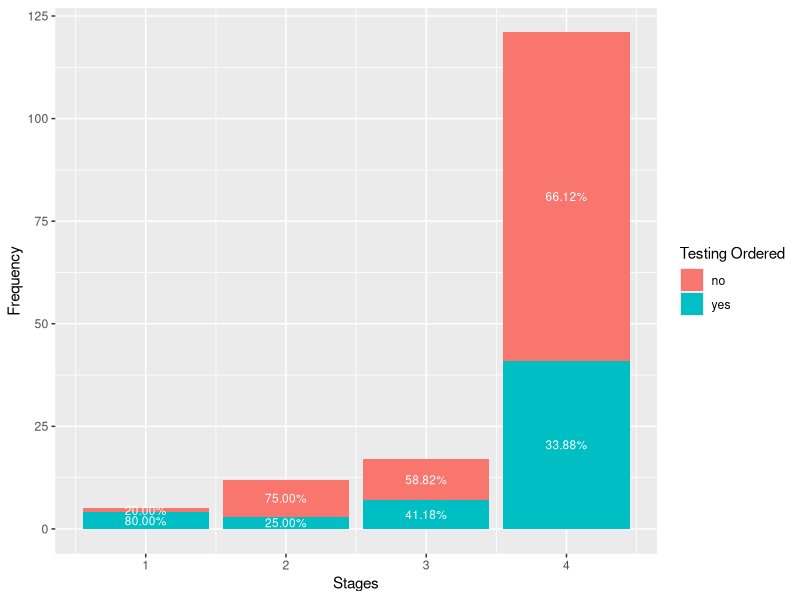
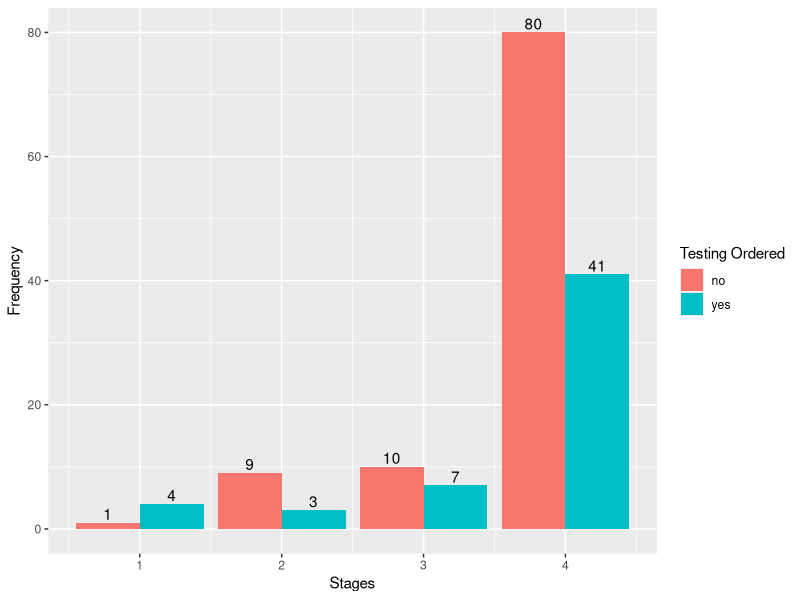
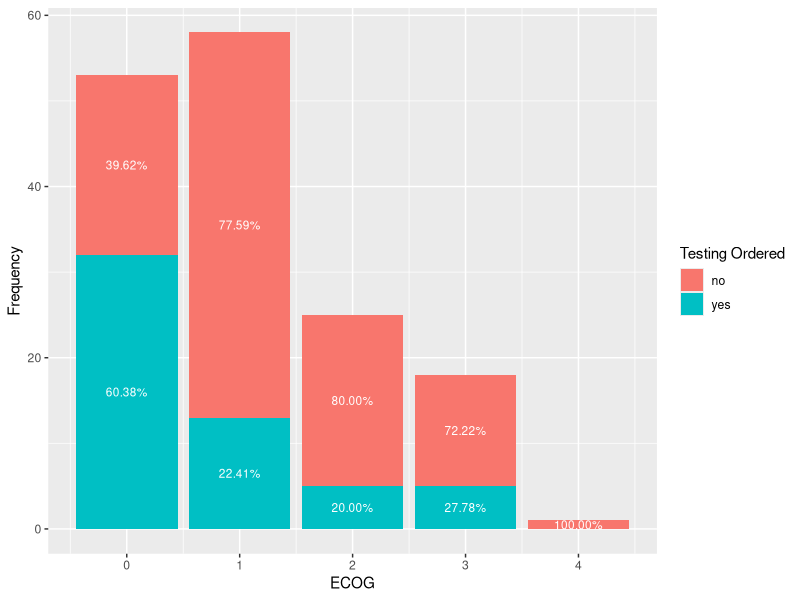
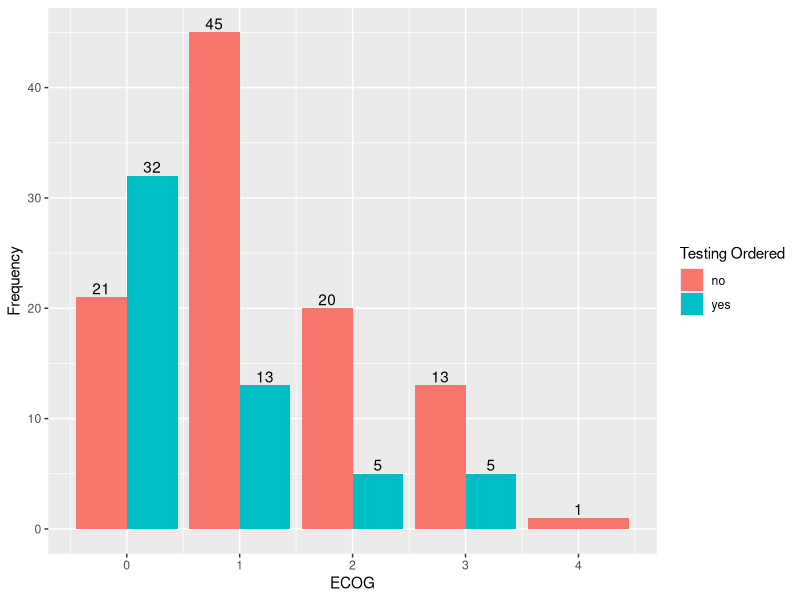
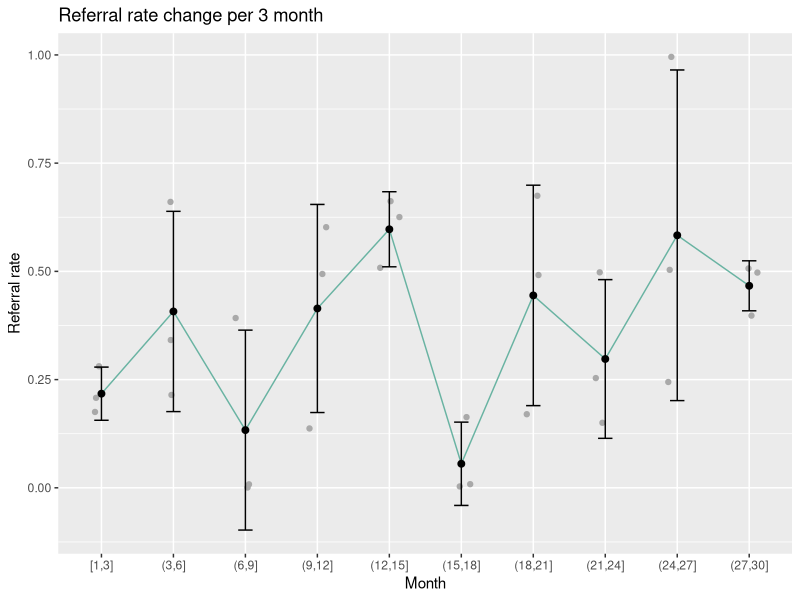
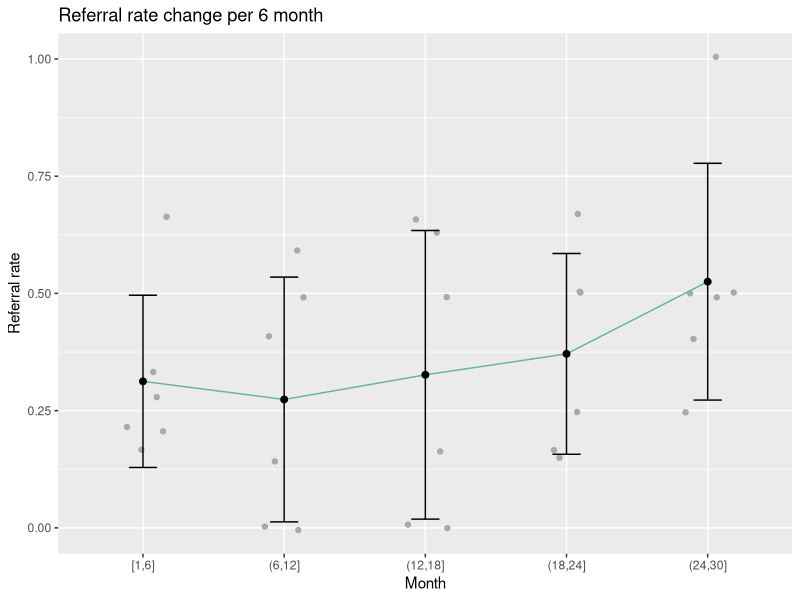

The R script that drew these images, in order:
## ---- chunk 1
knitr::opts_chunk$set(echo = TRUE)
## ---- chunk 2
#package we use
library(readr)
library(stringr)
library(ggplot2)
library(dplyr)
library(stringr)
## ---- chunk 3
#import data
dat <- read_csv('data.csv')
## ---- chunk 4
#second opinion tag 
dat$second_opinion <- str_detect(dat$`Reason No Referral`, pattern = 'second opinion') | str_detect(dat$`Somatic Testing
(y,n,other)`, pattern = 'second opinion')

#number of patients with second opinion
sum(dat$second_opinion)

#the data we will use for the further analysis(exclude patients with second opinion)
dat_1 <- dat[dat$second_opinion == FALSE,]

#referral rate = ordered test / total number
#re-encoding 
dat_1$test <- ifelse(str_detect(dat_1$`Testing Ordered`, pattern = 'yes'), 1, 0)

#referral rate through time 
dat_1$`Initial Appt (#1-30)`[dat_1$`Initial Appt (#1-30)`> 15 & dat_1$`Initial Appt (#1-30)`< 16]  <- 15
dat_1$`Initial Appt (#1-30)`[dat_1$`Initial Appt (#1-30)`> 22 & dat_1$`Initial Appt (#1-30)`< 23]  <- 22

## ---- chunk 5
data<- dat_1

# probability that place genetic referrals
data$`Genetics Referrals`<- ifelse(data$`# Genetics Referrals` >0, "yes", "no")
sum(data$`Genetics Referrals` == "yes") / length(data$`Genetics Referrals`)
sum(data$`Genetics Referrals` == "no") / length(data$`Genetics Referrals`)

## ---- chunk 6
# probability that schedule genetic meeting
data$`Genetics Appt Scheduled`<- ifelse(data$`Genetics Appt Scheduled` == "yes", "yes" , "no")
data$`Genetics Appt Scheduled2`<- ifelse(data$`Genetics Appt Scheduled` == "yes", "yes" ,
                                      ifelse(data$`Genetics Appt Scheduled` =="no", "no", "other"))
sum(data$`Genetics Appt Scheduled` == "yes") / sum(data$`Genetics Referrals` == "yes")
## ---- chunk 7
data$`Attended Appt`[data$`Attended Appt` == "yes x2"] <- "yes"
data$`Attended Appt`[data$`Attended Appt` == "???" | data$`Attended Appt` == "n/a"] <- "NA"

data$`Attended Appt`<- ifelse(data$`Attended Appt` == "yes", "yes", "no")
data$`Attended Appt2`<- ifelse(data$`Attended Appt` == "yes", "yes", 
                            ifelse(data$`Attended Appt` == "no", "no", "other"))
# probability that attend the appointment
# sum(data$`Attended Appt` %in% 'yes') / sum(data$`Genetics Appt Scheduled` %in% 'yes')

## ---- chunk 8
data$`Testing Ordered`[data$`Testing Ordered` =="yes on second"]<- "yes"
data$`Testing Ordered`[data$`Testing Ordered` == "NO - PREVIOUSLY COMPLETED OUTSIDE" | data$`Testing Ordered` == "other - discussed DNA banking b/c hospice"]<- "no"
data$`Testing Ordered`[data$`Testing Ordered` =="??" | data$`Testing Ordered` =="n/a" ]<- "na"
data$`Testing Ordered`<- ifelse(data$`Testing Ordered` == "yes", "yes", "no")
data$`Testing Ordered2`<- ifelse(data$`Testing Ordered` == "yes", "yes", 
                               ifelse(data$`Testing Ordered` == "no","no","other"))
# probability that order genetic counseling 
# sum(data$`Testing Ordered` %in% 'yes') / sum(data$`Attended Appt` %in% 'yes')
## ---- chunk 9
#library(networkD3)
#source<- c("1st Step Accept","1st Step Accept","1st Step Reject","2nd Step Accept","2nd Step Accept","2nd Step Reject","3rd Step Accept","3rd Step Accept","3rd Step Reject","4th Step Reject")
#target<- c("2nd Step Accept","2nd Step Reject","Rejection 1","3rd Step Accept","3rd Step Reject","Rejection 2","4th Step Accept","4th Step Reject","Rejection 3","Rejection 4")
#value<- c(81,30,44,59,22,30,55,4,22,4)

#link<- data.frame(source,target,value)

#node <- data.frame(
 #name=c(as.character(link$source), as.character(link$target)) %>% 
    #unique()
  #)

#link$IDsource <- match(link$source, node$name)-1 
#link$IDtarget <- match(link$target, node$name)-1
 
#p2 <- sankeyNetwork(Links = link, Nodes = node,
                     #Source = "IDsource", Target = "IDtarget",
                     #Value = "value", NodeID = "name", 
                     #sinksRight=FALSE,fontSize=18)

#p2
## ---- chunk 10
data$`Testing Ordered` <- ifelse(str_detect(data$`Testing Ordered`, 'yes'), 'yes', 'no')
df5<- data %>%
  count(`Testing Ordered`,`Stage at Dx (#0-4)`) %>%
  arrange(`Testing Ordered`, desc(`Stage at Dx (#0-4)`)) %>% # Rearranging in stacking order  
  group_by(`Stage at Dx (#0-4)`) %>%
  mutate(Freq2 = cumsum(n), # Calculating position of stacked Freq
         prop = 100*n/sum(n))  # Calculating proportion of Freq

df5$label = paste0(sprintf("%.2f", df5$prop), "%")

ggplot(df5, aes(x = `Stage at Dx (#0-4)`, y = n, fill = `Testing Ordered`)) +
   geom_bar(position = position_stack(), stat = "identity") +
   geom_text(aes(label = label), position = position_stack(vjust = 0.5), size = 3, color="white")+
   ylab("Frequency")+
   xlab("Stages")
## ---- chunk 11
ggplot(df5, aes(x = `Stage at Dx (#0-4)`, y = n, fill = `Testing Ordered`)) +
   geom_bar(position = "dodge", stat = "identity") +
   geom_text(aes(label=n), position=position_dodge(width=0.9), vjust=-0.25)+
   ylab("Frequency")+
   xlab("Stages")
## ---- chunk 12

df6<- data %>%
  count(`Testing Ordered`,`ECOG at Initial (#0-4)`) %>%
  arrange(`Testing Ordered`, desc(`ECOG at Initial (#0-4)`)) %>% # Rearranging in stacking order  
  group_by(`ECOG at Initial (#0-4)`) %>%
  mutate(Freq2 = cumsum(n), # Calculating position of stacked Freq
         prop = 100*n/sum(n))  # Calculating proportion of Freq

df6$label = paste0(sprintf("%.2f", df6$prop), "%")

ggplot(df6, aes(x = `ECOG at Initial (#0-4)`, y = n, fill = `Testing Ordered`)) +
   geom_bar(position = position_stack(), stat = "identity") +
   geom_text(aes(label = label), position = position_stack(vjust = 0.5), size = 3, color="white")+
   ylab("Frequency")+
   xlab("ECOG")
## ---- chunk 13
ggplot(df6, aes(x = `ECOG at Initial (#0-4)`, y = n, fill = `Testing Ordered`)) +
   geom_bar(position = "dodge", stat = "identity") +
   geom_text(aes(label=n), position=position_dodge(width=0.9), vjust=-0.25)+
   ylab("Frequency")+
   xlab("ECOG")
## ---- chunk 14
#referral rate through time 
dat_2 <- dat_1
dat_2$`Initial Appt (#1-30)`[dat_2$`Initial Appt (#1-30)`> 15 & dat_2$`Initial Appt (#1-30)`< 16]  <- 15
dat_2$`Initial Appt (#1-30)`[dat_2$`Initial Appt (#1-30)`> 22 & dat_2$`Initial Appt (#1-30)`< 23]  <- 22

dat_2$cut_3 <- cut(dat_2$`Initial Appt (#1-30)`, c(1, seq(3, 30, by=3)), include.lowest = T) 
dat_2$cut_6 <- cut(dat_2$`Initial Appt (#1-30)`, c(1, seq(6, 30, by=6)), include.lowest = T) 

## ---- chunk 15
dat1 <- dat_2 %>% group_by(`Initial Appt (#1-30)`,cut_3) %>%
  summarize(referral_rate= sum(test)/ n(), cut_3) %>% distinct()

dat2 <- dat1 %>% group_by(cut_3) %>%
 summarise(sd = sd(referral_rate),
          referral_rate = mean(referral_rate))


ggplot(dat1 , aes(x = cut_3, y = referral_rate)) +
  geom_jitter(position = position_jitter(0.15), color = "darkgray") + 
  geom_line(aes(group = 1), color="#69b3a2", data = dat2) +
  geom_errorbar(data = dat2, aes(ymin = referral_rate-sd, ymax =referral_rate+sd), width = 0.2)  +
  geom_point(data = dat2, size = 2) + 
  labs(title="Referral rate change per 3 month", x="Month", y="Referral rate")
## ---- chunk 16
dat_2$cut_6 <- cut(dat_2$`Initial Appt (#1-30)`, c(1, seq(6, 30, by=6)), include.lowest = T) 

dat1 <- dat_2 %>% group_by(`Initial Appt (#1-30)`,cut_6) %>%
  summarize(referral_rate= sum(test)/ n(), cut_6) %>% distinct()

dat2 <- dat1 %>% group_by(cut_6) %>%
 summarise(sd = sd(referral_rate),
          referral_rate = mean(referral_rate))


ggplot(dat1 , aes(x = cut_6, y = referral_rate)) +
  geom_jitter(position = position_jitter(0.2), color = "darkgray") + 
  geom_line(aes(group = 1), data = dat2,  color="#69b3a2") +
  geom_errorbar(data = dat2, aes(ymin = referral_rate-sd, ymax =referral_rate+sd), width = 0.2)  +
  geom_point(data = dat2, size = 2)+ 
   labs(title="Referral rate change per 6 month", x="Month", y="Referral rate")
## ---- chunk 17
dat_3 <- dat[dat$second_opinion == TRUE, ]
nrow(dat_3)
nrow(dat_3 %>% filter(`# Genetics Referrals`>=1))
nrow(dat_3 %>% filter(`# Genetics Referrals`>=1&`Genetics Appt Scheduled`== 'yes'))
nrow(dat_3 %>% filter(`# Genetics Referrals`>=1&`Genetics Appt Scheduled`== 'yes'& `Attended Appt` == 'yes'))
sum(dat_3$`Testing Ordered` == 'yes')
## ---- chunk 18
#overall referral rate
sum(dat_1$test)/length(dat_1$test)

#referral rate before and after two options
#before
sum(dat_1$test[dat_1$`Initial Appt (#1-30)`<=22.2])/length(dat_1$test[dat_1$`Initial Appt (#1-30)`<=22.2])
#after
sum(dat$test[dat_1$`Initial Appt (#1-30)`>22.2])/length(dat_1$test[dat_1$`Initial Appt (#1-30)`>22.2])

## ---- chunk 19
#before and after two options

nrow(dat_1 %>% filter(`Initial Appt (#1-30)`<= 22.2)) #total patients before
nrow(dat_1 %>% filter(`Initial Appt (#1-30)` > 22.2)) #total patients after

nrow(dat_1 %>% filter(`Initial Appt (#1-30)`<= 22.2& `# Genetics Referrals`>=1)) #total patients who had referrals before 
nrow(dat_1 %>% filter(`Initial Appt (#1-30)`> 22.2& `# Genetics Referrals`>=1) ) #total patients who had referrals after


nrow(dat_1 %>% filter(`Initial Appt (#1-30)`<= 22.2 & `# Genetics Referrals`>=1&`Genetics Appt Scheduled`== 'yes'))#total patients who scheduled the appt before 
nrow(dat_1 %>% filter(`Initial Appt (#1-30)`> 22.2 & `# Genetics Referrals`>=1&`Genetics Appt Scheduled`== 'yes'))#total patients who scheduled the appt after

nrow(dat_1 %>% filter(`Initial Appt (#1-30)`<= 22.2 & `# Genetics Referrals`>=1&`Genetics Appt Scheduled`== 'yes'& `Attended Appt` == 'yes'))#total patients who scheduled the appt before
nrow(dat_1 %>% filter(`Initial Appt (#1-30)`> 22.2 & `# Genetics Referrals`>=1&`Genetics Appt Scheduled`== 'yes'& `Attended Appt` == 'yes'))#total patients who scheduled the appt after

nrow(dat_1 %>% filter(`Initial Appt (#1-30)`<= 22.2 & `# Genetics Referrals`>=1&`Genetics Appt Scheduled`== 'yes'& `Attended Appt` == 'yes'& `Testing Ordered` == 'yes'))#total patients who ordered the test before 
nrow(dat_1 %>% filter(`Initial Appt (#1-30)`> 22.2 & `# Genetics Referrals`>=1&`Genetics Appt Scheduled`== 'yes'& `Attended Appt` == 'yes'& `Testing Ordered` == 'yes'))#total patients who ordered the test after 


nrow(dat_1 %>% filter(`Initial Appt (#1-30)`> 22.2 & `# Genetics Referrals`>=1&`Genetics Appt Scheduled`== 'yes'& `Virtual Offered` %in% c('yes - preference', 'yes - preference (distance)', 'yes'))) # patients who prefered virtual and scheduled the test
nrow(dat_1 %>% filter(`Initial Appt (#1-30)`> 22.2 & `# Genetics Referrals`>=1&`Genetics Appt Scheduled`== 'yes'& `Virtual Offered` %in% c('no', 'no - preference'))) # patients who prefered person and scheduled the test

table(dat_1 %>% filter(`Initial Appt (#1-30)`> 22.2 & `# Genetics Referrals`>=1&`Genetics Appt Scheduled`== 'yes') %>% select(`Virtual Offered`))

nrow(dat_1 %>% filter(`Initial Appt (#1-30)`> 22.2 & `# Genetics Referrals`>=1&`Genetics Appt Scheduled`== 'yes'& `Attended Appt` == 'yes' & `Virtual Offered` %in% c('yes - preference', 'yes - preference (distance)', 'yes'))) # patients who prefered virtual and attended the test
nrow(dat_1 %>% filter(`Initial Appt (#1-30)`> 22.2 & `# Genetics Referrals`>=1&`Genetics Appt Scheduled`== 'yes'& `Attended Appt` == 'yes'& `Virtual Offered` %in% c('no', 'no - preference'))) # patients who prefered person and attended the test

table(dat_1 %>% filter(`Initial Appt (#1-30)`> 22.2 & `# Genetics Referrals`>=1&`Genetics Appt Scheduled`== 'yes'& `Attended Appt` == 'yes') %>% select(`Virtual Offered`))


table(dat_1 %>% filter(`Initial Appt (#1-30)`> 22.2 & `# Genetics Referrals`>=1&`Genetics Appt Scheduled`== 'yes'& `Attended Appt` == 'yes'&`Testing Ordered` == 'yes') %>% select(`Virtual Offered`))
